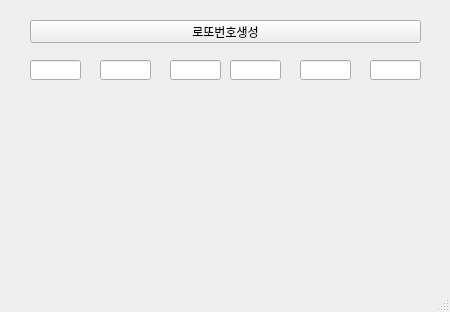
<?xml version="1.0" encoding="UTF-8"?>
<ui version="4.0">
 <class>MainWindow</class>
 <widget class="QMainWindow" name="MainWindow">
  <property name="geometry">
   <rect>
    <x>0</x>
    <y>0</y>
    <width>450</width>
    <height>312</height>
   </rect>
  </property>
  <property name="windowTitle">
   <string>MainWindow</string>
  </property>
  <widget class="QWidget" name="centralwidget">
   <widget class="QPushButton" name="btn">
    <property name="geometry">
     <rect>
      <x>30</x>
      <y>20</y>
      <width>391</width>
      <height>23</height>
     </rect>
    </property>
    <property name="text">
     <string>로또번호생성</string>
    </property>
   </widget>
   <widget class="QLineEdit" name="num1">
    <property name="geometry">
     <rect>
      <x>30</x>
      <y>60</y>
      <width>51</width>
      <height>20</height>
     </rect>
    </property>
   </widget>
   <widget class="QLineEdit" name="num2">
    <property name="geometry">
     <rect>
      <x>100</x>
      <y>60</y>
      <width>51</width>
      <height>20</height>
     </rect>
    </property>
   </widget>
   <widget class="QLineEdit" name="num3">
    <property name="geometry">
     <rect>
      <x>170</x>
      <y>60</y>
      <width>51</width>
      <height>20</height>
     </rect>
    </property>
   </widget>
   <widget class="QLineEdit" name="num5">
    <property name="geometry">
     <rect>
      <x>300</x>
      <y>60</y>
      <width>51</width>
      <height>20</height>
     </rect>
    </property>
   </widget>
   <widget class="QLineEdit" name="num6">
    <property name="geometry">
     <rect>
      <x>370</x>
      <y>60</y>
      <width>51</width>
      <height>20</height>
     </rect>
    </property>
   </widget>
   <widget class="QLineEdit" name="num4">
    <property name="geometry">
     <rect>
      <x>230</x>
      <y>60</y>
      <width>51</width>
      <height>20</height>
     </rect>
    </property>
   </widget>
  </widget>
  <widget class="QMenuBar" name="menubar">
   <property name="geometry">
    <rect>
     <x>0</x>
     <y>0</y>
     <width>450</width>
     <height>21</height>
    </rect>
   </property>
  </widget>
  <widget class="QStatusBar" name="statusbar"/>
 </widget>
 <resources/>
 <connections/>
</ui>
